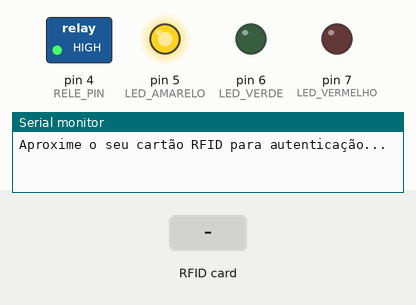
The sketch below on a simulated Arduino Uno, built with avr-gcc and run on an emulated ATmega328P. Shown: switched loads named in the sketch (green lamp = pin HIGH), output pins drawn as LEDs (lit = HIGH), the last lines printed to the serial monitor. The test bench sets the inputs (shaded band). Pins used as bus, display or sensor lines are not drawn.

Above: at 1.2 s.
1.3 s: RFID card 90 CB 95 12 held to the reader
At 2.1 s:
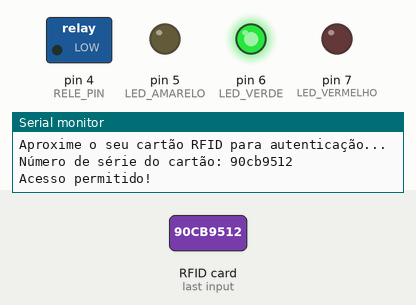
3.8 s: RFID card 5E 7A 19 C4 held to the reader
At 4.3 s:
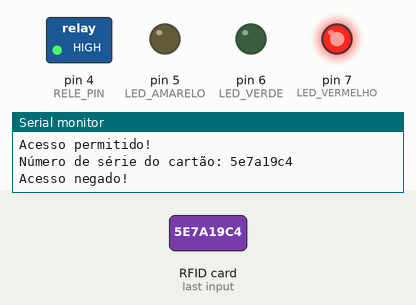
5.3 s: RFID card 7E 44 31 43 held to the reader
At 9.5 s:
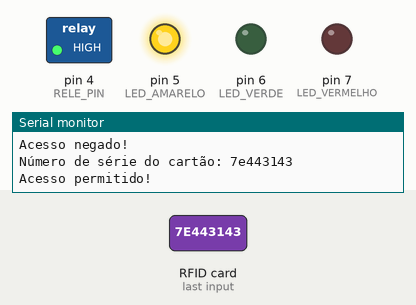
Timing chart, 0 to 11.0 s (numbered marks = the images above; inputs shaded):
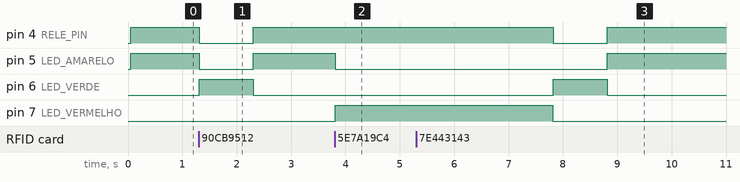

Measured:
- after the input at 1.3 s, pin 4 (RELE_PIN), pin 5 (LED_AMARELO): HIGH → LOW at once, → HIGH 1.0 s later; pin 6 (LED_VERDE): LOW → HIGH at once, → LOW 1.0 s later
- after the input at 3.8 s, pin 5 (LED_AMARELO): HIGH → LOW at once; pin 7 (LED_VERMELHO): LOW → HIGH at once
- after the input at 5.3 s, pin 4 (RELE_PIN): HIGH → LOW after 2.5 s, → HIGH 1.0 s later; pin 5 (LED_AMARELO): LOW → HIGH after 3.5 s instead of 2.5 s; pin 6 (LED_VERDE): LOW → HIGH after 2.5 s, → LOW 1.0 s later

The sketch:

projeto_arduino.ino
```cpp
#include <SPI.h>
#include <MFRC522.h>

#define SS_PIN 10
#define RST_PIN 9

#define LED_AMARELO 5     // Pino do Arduino para o LED de acesso
#define LED_VERDE 6  // Pino do Arduino para o LED de acesso autorizado
#define LED_VERMELHO 7 // Pino do Arduino para o LED de acesso negado

#define RELE_PIN 4

MFRC522 mfrc522(SS_PIN, RST_PIN);

// Números de série dos cartões autorizados
String cartaoAutorizado1 = "90cb9512";
String cartaoAutorizado2 = "7e443143";

void setup() {
  Serial.begin(9600);  // Inicializa a comunicação serial
  SPI.begin();         // Inicializa a comunicação SPI
  mfrc522.PCD_Init();  // Inicializa o leitor RFID

  pinMode(LED_AMARELO, OUTPUT);
  pinMode(LED_VERDE, OUTPUT);
  pinMode(LED_VERMELHO, OUTPUT);
  pinMode(RELE_PIN, OUTPUT);

  digitalWrite(RELE_PIN, HIGH);

  digitalWrite(LED_AMARELO, HIGH);

  Serial.println("Aproxime o seu cartão RFID para autenticação...");
  Serial.println();
}

void loop() {
  // Verifica se um novo cartão RFID está presente
  if (mfrc522.PICC_IsNewCardPresent() && mfrc522.PICC_ReadCardSerial()) {
    // Lê o número de série do cartão RFID
    String cardSerial = "";
    for (byte i = 0; i < mfrc522.uid.size; i++) {
      cardSerial.concat(String(mfrc522.uid.uidByte[i] < 0x10 ? "0" : ""));
      cardSerial.concat(String(mfrc522.uid.uidByte[i], HEX));
    }
    Serial.print("Número de série do cartão: ");
    Serial.println(cardSerial);

    // Verifica se o cartão é válido
    if (cardSerial == cartaoAutorizado1 || cardSerial == cartaoAutorizado2) {
      Serial.println("Acesso permitido!");
      digitalWrite(LED_AMARELO, LOW);
      digitalWrite(LED_VERDE, HIGH);
      digitalWrite(LED_VERMELHO, LOW);
      digitalWrite(RELE_PIN, LOW);
      delay(1000);
      // Realiza as ações necessárias para o acesso permitido

    } else {
      Serial.println("Acesso negado!");
      digitalWrite(LED_AMARELO, LOW);
      digitalWrite(LED_VERDE, LOW);
      digitalWrite(LED_VERMELHO, HIGH);
      delay(4000);
      // Realiza as ações necessárias para o acesso negado
    }

    // Aguarda um breve período antes de desligar os LEDs
    digitalWrite(RELE_PIN, HIGH);
    digitalWrite(LED_AMARELO, HIGH);
    digitalWrite(LED_VERDE, LOW);
    digitalWrite(LED_VERMELHO, LOW);

    // Finaliza a leitura do cartão atual
    mfrc522.PICC_HaltA();
  }
}
```
